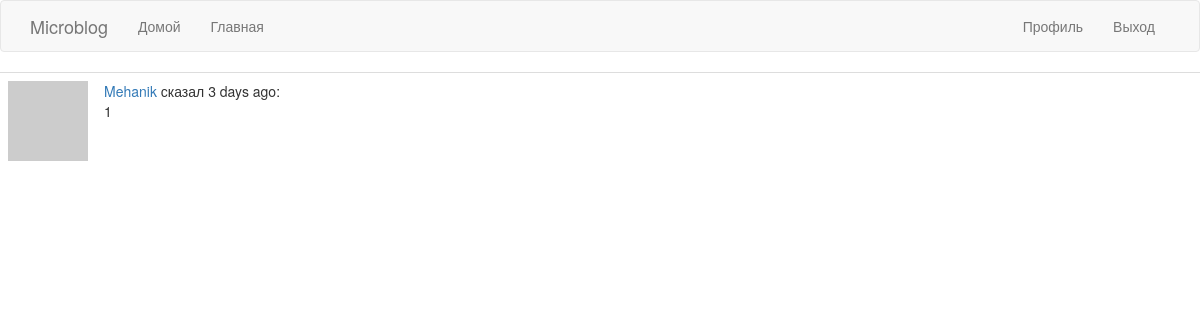
Screenshot of /post/5 (signed in) with the database file from the repository.
### app/models.py (models this page shows, shortened)
class User(UserMixin, db.Model):  # таблица пользователей в БД
    id = db.Column(db.Integer, primary_key=True)
    username = db.Column(db.String(64), index=True, unique=True)
    email = db.Column(db.String(120), index=True, unique=True)
    password_hash = db.Column(db.String(128))
    posts = db.relationship('Post', backref='author', lazy='dynamic')
    about_me = db.Column(db.String(140))
    last_seen = db.Column(db.DateTime, default=datetime.utcnow)
    followed = db.relationship(
        'User', secondary=followers,  # secondary - таблица конфигураций
        primaryjoin=(followers.c.follower_id == id),  # условие связывающее с левой стороны(follower)
        secondaryjoin=(followers.c.followed_id == id),  # условие связывающее с правой стороны(followed)
        backref=db.backref('followers', lazy='dynamic'), lazy='dynamic'
    )
    def avatar(self, size):  # изображение аватара
        digest = md5(self.email.lower().encode(
            'utf-8')).hexdigest()  # конвертирование почты в нижний регистр, далее в 16-ю строку
        return 'https://www.gravatar.com/avatar/{}?d=identicon&s={}'.format(digest, size)

class Post(db.Model):  # таблица постов в БД
    id = db.Column(db.Integer, primary_key=True)
    body = db.Column(db.String(140))
    timestamp = db.Column(db.DateTime, index=True, default=datetime.utcnow)
    user_id = db.Column(db.Integer, db.ForeignKey('user.id'))

### app/main/routes.py (the view)
@bp.route('/post/<id>')
@login_required
def post(id):  # отображение поста
    post = Post.query.filter_by(id=id).first_or_404()  # загрузка пользователя\выдача ошибки 404
    return render_template('post.html', post=post, id=id)

### app/main/routes.py (called while the page is built)
@bp.before_request  # последняя активность пользователя
def before_request():  # логика последней активности пользователя
    if current_user.is_authenticated:  # проверка на авторизацию
        current_user.last_seen = datetime.utcnow()
        db.session.commit()

### app/models.py (called while the page is built)
@login.user_loader  # регистрирование пользовательского загрузчика
def load_user(id):
    return User.query.get(int(id))

### app/templates/post.html (shortened to what this page needs)
{% extends "base.html" %}
{% block content %}
<table class="table table-hover">
  <tr valign="top">
      <td width="70px">
          <a href="{{ url_for('main.user', username=post.author.username) }}">
              <img src="{{ post.author.avatar(36) }}">
          </a>
      </td>
      <td>
          <a href="{{ url_for('main.user', username=post.author.username) }}">
              {{ post.author.username }}
          </a>
          сказал {{ moment(post.timestamp).fromNow() }}:
          <br>
          {{ post.body }}
      </td>
      <td>
      </td>
  </tr>
</table>
{% endblock %}

### rows the page displays
User: author.username "Mehanik"
Post: timestamp "3 days ago", body "1"
